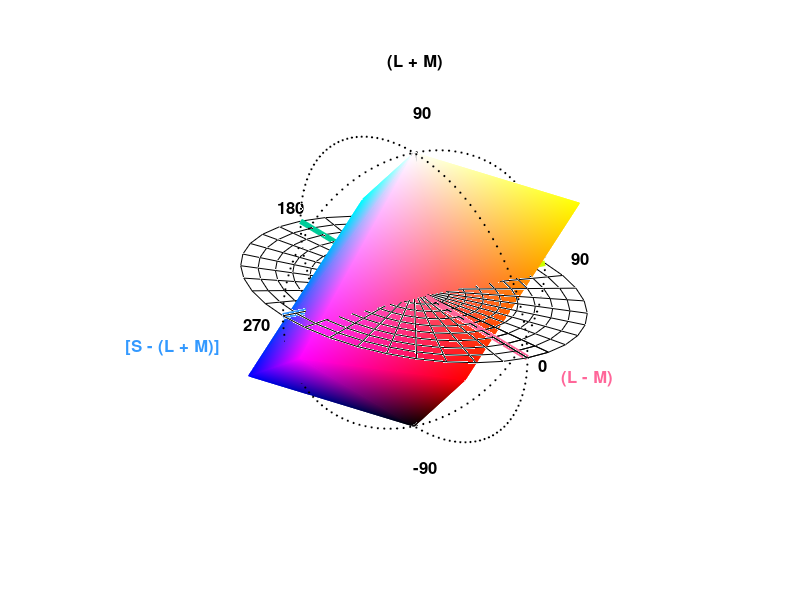

Write MATLAB code to recreate this figure.
function plotDKLspace
% Plots the DKL coordinates (after Derrington, Krauskopf and Lennie,
% 1984) of the phosphors and secondary colours. Generate a 3-D solid
% representing the colour gamut of a 21-inch Sony F520 Trinitron monitor.
%
% 09-Dec -2011   kr Wrote it.

% Set DKL coordinates of the phosphors. 
dkl_deg_red     = [0.5484 58.8425 -56.9676];
dkl_deg_green   = [1.0982 99.7294 19.8041];
dkl_deg_blue    = [1.5547 266.3804 -39.5537];  
dkl_deg_white   = [1.7321 0 90.0000];
dkl_deg_black   = [1.7321 0 -90.0000];
dkl_deg_cyan    = [ 0.5484 238.8425 56.9676];
dkl_deg_magenta = [1.0982 279.7294 -19.8041];
dkl_deg_yellow  = [1.5547 86.3804 39.5537];
  
   
DEGS_TO_RADS    = 2*pi/360;
max_elevation   = DEGS_TO_RADS*90;
el_white        = (max_elevation);

% Plot phosphors in cartesian space.
figure(1)
set(gcf,'color','w');
[theta, rho] = meshgrid (0:(2*pi)/36:2*pi+.2, 0:0.1:1);
x            = cos(theta).*rho;
y            = sin(theta).*rho;
surf(x,y,zeros(size(x)),'FaceColor','none');
hold on

% Plot axes
line_width  = 4;
red_line    = [255/255 102/255 153/255];
green_line  = [0 204/255 153/255];
blue_line   = [51/255 153/255 255/255];
yellow_line = [204/255 255/255 0];

plot3([0 1],  [0 0],[0 0],'Color',red_line,  'LineWidth',line_width)
plot3([-1 0], [0 0],[0 0],'Color',green_line,'LineWidth',line_width)

plot3([0 0], [0 1], [0 0],'Color',yellow_line,  'LineWidth',line_width)
plot3([0 0], [-1 0],[0 0],'Color',blue_line,'LineWidth',line_width)

plot3([0 0], [0 0],[0 1], 'Color',[0.8 0.8 0.8],'LineWidth',line_width)
plot3([0 0], [0 0],[-1 0],'Color',[0.4 0.4 0.4],'LineWidth',line_width)

% Define DKL coordinates in radians.
symbol_size = 6;
red_azimuth = dkl_deg_red(2) * DEGS_TO_RADS;
red_elev    = dkl_deg_red(3)* DEGS_TO_RADS;
green_azimuth = dkl_deg_green(2) * DEGS_TO_RADS;
green_elev    = dkl_deg_green(3)* DEGS_TO_RADS;
blue_azimuth = dkl_deg_blue(2) * DEGS_TO_RADS;
blue_elev    = dkl_deg_blue(3)* DEGS_TO_RADS;

% Define DKL coordinates of secondary colours in radians.
cyan_azimuth = dkl_deg_cyan(2) * DEGS_TO_RADS;
cyan_elev    = dkl_deg_cyan(3)* DEGS_TO_RADS;
magenta_azimuth = dkl_deg_magenta(2) * DEGS_TO_RADS;
magenta_elev    = dkl_deg_magenta(3)* DEGS_TO_RADS;
yellow_azimuth = dkl_deg_yellow(2) * DEGS_TO_RADS;
yellow_elev    = dkl_deg_yellow(3)* DEGS_TO_RADS;
white_azimuth = dkl_deg_white(2) * DEGS_TO_RADS;
white_elev    = dkl_deg_white(3)* DEGS_TO_RADS;
black_azimuth = dkl_deg_black(2) * DEGS_TO_RADS;
black_elev    = dkl_deg_black(3)* DEGS_TO_RADS;

[x_red y_red z_red]       = sph2cart(red_azimuth,red_elev, dkl_deg_red(1));
z_red= (red_elev)/max_elevation;
[x_green y_green z_green] = sph2cart(green_azimuth,green_elev, dkl_deg_green(1));
z_green = z_green/max_elevation;
[x_blue y_blue z_blue]    = sph2cart(blue_azimuth,blue_elev, dkl_deg_blue(1));
z_blue= blue_elev/max_elevation;

[x_cyan y_cyan z_cyan]    = sph2cart(cyan_azimuth,cyan_elev, dkl_deg_cyan(1));
z_cyan= cyan_elev/max_elevation;

[x_magenta y_magenta z_magenta]    = sph2cart(magenta_azimuth,magenta_elev, dkl_deg_magenta(1));
z_magenta= magenta_elev/max_elevation;

[x_yellow y_yellow z_yellow]    = sph2cart(yellow_azimuth,yellow_elev, dkl_deg_yellow(1));
z_yellow= yellow_elev/max_elevation;

[x_white y_white z_white]    = sph2cart(white_azimuth,white_elev, dkl_deg_white(1));
z_white= white_elev/max_elevation;

[x_black y_black z_black]    = sph2cart(black_azimuth,black_elev, dkl_deg_black(1));
z_black= black_elev/max_elevation;

plot3(x_red, y_red, z_red); hold on
plot3(x_green, y_green, z_green) ; hold on
plot3(x_blue, y_blue, z_blue) ; hold on
plot3(x_cyan, y_cyan, z_cyan) ; hold on
plot3(x_magenta, y_magenta,z_magenta) ; hold on
plot3(x_yellow, y_yellow, z_yellow) ; hold on
plot3(x_white, y_white, z_white) ; hold on
plot3(x_black, y_black, z_black) ; hold on

% Plot colour gamut of display device.
vertex_matrix=[x_black y_black z_black;
               x_magenta y_magenta z_magenta;
               x_red     y_red     z_red;
               x_yellow  y_yellow  z_yellow;
               x_green   y_green   z_green;
               x_cyan    y_cyan    z_cyan;
               x_blue    y_blue    z_blue;
               x_white   y_white   z_white];
          
faces_matrix=[1 2 3;
    1 3 4;
    1 4 5;
    1 5 6;
    1 6 7;
    1 7 2;
    2 3 8;
    3 4 8;
    4 5 8;
    5 6 8;
    6 7 8;
    7 2 8];

vertex_colour=[0 0 0;
    1 0 1;
    1 0 0;
    1 1 0;
    0 1 0;
    0 1 1;
    0 0 1;
    1 1 1];

patch('Vertices',vertex_matrix,'Faces',faces_matrix,...
      'FaceVertexCData',vertex_colour,'FaceColor','interp','EdgeColor','interp');
 

for i=0:0.05:pi
    az_arc=0; rad_arc=1; el_arc=i;
    [x_arc y_arc z_arc] = sph2cart(az_arc,el_arc, rad_arc);
    plot3(x_arc, y_arc, z_arc,'ko','MarkerFaceColor','k',...
        'MarkerSize',1) ; hold on
    plot3(x_arc, y_arc, -z_arc,'ko','MarkerFaceColor','k',...
        'MarkerSize',1) ; hold on
end

for i=0:0.05:pi
    az_arc=pi/2; rad_arc=1; el_arc=i;
    [x_arc y_arc z_arc] = sph2cart(az_arc,el_arc, rad_arc);
    plot3(x_arc, y_arc, z_arc,'ko','MarkerFaceColor','k',...
        'MarkerSize',1) ; hold on
    plot3(x_arc, y_arc, -z_arc,'ko','MarkerFaceColor','k',...
        'MarkerSize',1) ; hold on
end

text_size=12;
text(1.1,0,'0','Color','k','FontSize',text_size,'FontWeight','bold');
text(1.3,0,'(L - M)','Color',red_line,'FontSize',text_size,'FontWeight','bold');
text(0,1.2,'90','Color','k','FontSize',text_size,'FontWeight','bold');
text(-1.2,0,'180','Color','k','FontSize',text_size,'FontWeight','bold');
text(0,-1.3,'270','Color','k','FontSize',text_size,'FontWeight','bold');
text(0,-2.2,'[S - (L + M)]','Color',blue_line,'FontSize',text_size,'FontWeight','bold');

text(0,0,1.3,'90','Color','k','FontSize',text_size,'FontWeight','bold');
text(0,0.,-1.3,'-90','Color','k','FontSize',text_size,'FontWeight','bold');
text(0,-0.2,1.7,'(L + M)','Color','k','FontSize',text_size,'FontWeight','bold');

view(60,30);
axis off;